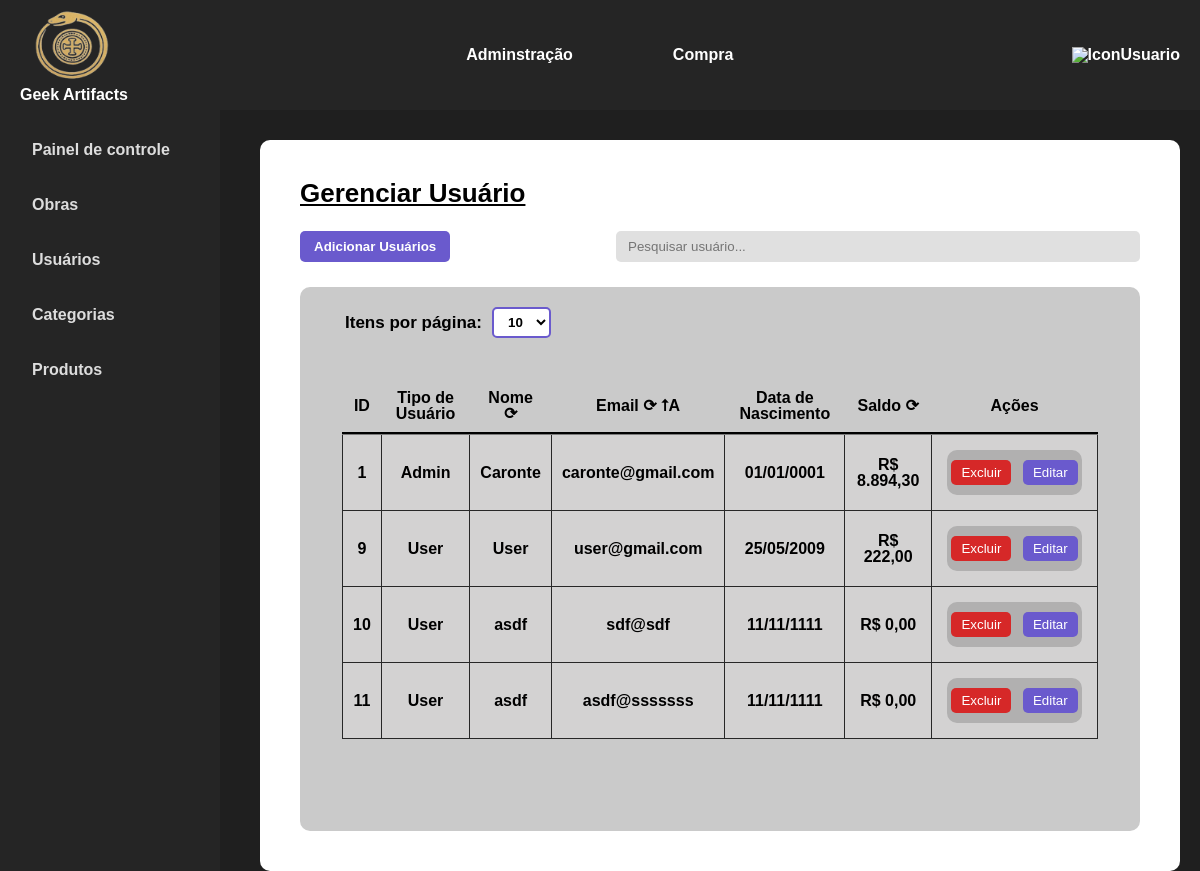
/gerenciar/usuario/listar.php?ordem=email_usuario&direcao=ASC&itens=10 (signed in), run on the app's committed database.
### tables this page shows
CREATE TABLE tbUsuario (

	id_usuario INT AUTO_INCREMENT,
    nome_usuario VARCHAR(50) NOT NULL,
    data_nascimento_usuario DATE NOT NULL,
    email_usuario VARCHAR(200) NOT NULL,
    senha_usuario VARCHAR(100) NOT NULL,
    tipo_usuario VARCHAR(15) NOT NULL DEFAULT 'User',
    imagem_usuario varchar(255) NOT NULL DEFAULT 'icon_user_branco.svg',
    saldo_usuario double not null default 0,
    
    CONSTRAINT pk_tbUsuario PRIMARY KEY (id_usuario),
    constraint un_EmailUsuario_tbUsuario unique (email_usuario),
    constraint ch_TipoUsuario_tbUsuario check (tipo_usuario in ('User', 'Admin'))
);

### src/repositorio/UsuarioRepositorio.php (called while the page is built, shortened)
<?php
require_once __DIR__.'/../modelo/Usuario.php';
class UsuarioRepositorio {
    private PDO $pdo;
    public function __construct($pdo) {
        $this->pdo = $pdo;
    }
    public function makeObject(array $atributos) : Usuario {
        $id = $atributos['id_usuario'] ?? null;
        $dataNascimento = $atributos['data_nascimento_usuario'] ?? null;
        $timezone = new DateTimeZone('UTC');
        $usuario = new Usuario(
            isset($id) ? (int) $id : null,
            $atributos['tipo_usuario'] ?? 'User',
            $atributos['nome_usuario'],
            isset($dataNascimento) ? new DateTime($dataNascimento, $timezone) : new DateTime('0000-00-00', $timezone),
            $atributos['email_usuario'],
            $atributos['senha_usuario'],
            $atributos['saldo_usuario'],
            $atributos['imagem_usuario']
        );
        return $usuario;
    }
    public function listarPaginado(int $limite, int $offset, ?string $ordem = null, ?string $direcao = 'ASC'): array {
        $colunasPermitidas = ['nome_usuario'];
        $sql = 'SELECT tbUsuario.* FROM tbUsuario';
        $sql .= " LIMIT ? OFFSET ?";
        $stmt = $this->pdo->prepare($sql);
        $stmt->bindValue(1, $limite, PDO::PARAM_INT);
        $stmt->bindValue(2, $offset, PDO::PARAM_INT);
        $stmt->execute();
        $resultadoConsulta = $stmt->fetchAll(PDO::FETCH_ASSOC);
        $arrayCategorias = array_map(fn($linhaConsulta) => $this->makeObject($linhaConsulta), $resultadoConsulta);
        return $arrayCategorias;
    }
}

### src/modelo/Usuario.php (called while the page is built, shortened)
<?php
class Usuario
{
    private ?int $id;
    private string $tipo;
    private string $nome;
    private DateTime $dataNascimento;
    private string $email;
    private ?float $saldo;
    public function __construct( ?int $id, ?string $tipo, string $nome, DateTime $dataNascimento, string $email, string $senha, ?float $saldo, ?string $imagem = null) {
        $this->id = $id;
        $this->tipo = $tipo ?? 'User';
        $this->nome = $nome;
        $this->dataNascimento = $dataNascimento;
        $this->email = $email;
        $this->saldo = $saldo;
    }
    public function getId(): ?int
    {
        return $this->id;
    }
    public function getTipo(): ?string
    {
        return $this->tipo;
    }
    public function getNome(): string
    {
        return $this->nome;
    }
    public function getEmail(): string
    {
        return $this->email;
    }
    public function getDataNascimento(): DateTime
    {
        return $this->dataNascimento;
    }
    public function getSaldo(): float
    {
        return $this->saldo;
    }
}

### gerenciar/usuario/listar.php (the view, shortened to what this page needs)
<?php
    require DIR_PROJETOWEB . 'src/repositorio/ObraRepositorio.php';
    require DIR_PROJETOWEB . 'src/repositorio/UsuarioRepositorio.php';
    $usuarioRepositorio = new UsuarioRepositorio($pdo);
    $itens_por_pagina = $_GET['itens'] ?? 10;
    $pagina_atual = $_GET['pagina'] ?? 1;
    $offset = ($pagina_atual - 1) * $itens_por_pagina;
    $ordem = $_GET['ordem'] ?? null;
    $direcao = $_GET['direcao'] ?? 'ASC';
    $usuarios = $usuarioRepositorio->listarPaginado($itens_por_pagina, $offset, $ordem, $direcao);
?>
<!DOCTYPE html>
<html lang="pt-br">
<head>
    <link rel="stylesheet" href="/projeto_web1/css/reset.css">
    <link rel="stylesheet" href="/projeto_web1/css/dashboard.css">
    <link rel="stylesheet" href="/projeto_web1/css/listar.css">
</head>
<body>
    <?php include_once DIR_PROJETOWEB . '/reutilizar/header.php' ?>
    <?php include DIR_PROJETOWEB . '/reutilizar/asidemenu.php'?>
    <div class="container-listar">
        <h1>Gerenciar Usuário</h1>
        <div class="container-topo">
            <a href="form.php"><button class="botao-adicionar">Adicionar Usuários</button></a>
            <div class="barra-pesquisar">
                <input type="text" placeholder="Pesquisar usuário...">
            </div>
        </div>
        <section class="container-tabela">
            <div class="numero-paginacao">
                <form method="GET">
                    <label>Itens por página:</label>
                    <select name="itens" onchange="this.form.submit()">
                        <option value="10" <?= $itens_por_pagina == 10 ? 'selected' : '' ?>>10</option>
                    </select>
                </form>
            </div>
            <table>
                <thead>
                    <tr>
                        <th>ID</th>
                        <th>Tipo de Usuário</th>
                        <th>
                            <div class="nomeColuna">
                                <a href="?ordem=nome_usuario&direcao=<?= $ordem == 'nome_usuario' && $direcao == 'ASC' ? 'DESC' : 'ASC' ?>&usuarios=<?= $itens_por_pagina ?>">
                                Nome ⟳
                                </a>
                            </div>
                        </th>
                        <th>
                            <div class="nomeColuna">
                                <a href="?ordem=email_usuario&direcao=<?= $ordem == 'email_usuario' && $direcao == 'ASC' ? 'DESC' : 'ASC' ?>&itens=<?= $itens_por_pagina ?>">
                                Email ⟳
                                <?php if($ordem == 'email_usuario'): ?>
                                    <?= $direcao == 'ASC' ? '⭡A' : '⭣Z' ?>
                                <?php endif; ?>
                                </a>
                            </div>
                        </th>
                        <th>Data de Nascimento</th>
                        <th>
                            <div class="nomeColuna">
                                <a href="?ordem=email_usuario&direcao=<?= $ordem == 'email_usuario' && $direcao == 'ASC' ? 'DESC' : 'ASC' ?>&itens=<?= $itens_por_pagina ?>">
                                Saldo ⟳
                                </a>
                            </div>
                        </th>
                        <th>Ações</th>
                    </tr>
                </thead>
                <tbody>
                    <?php foreach ($usuarios as $usuario): ?>
                        <tr>
                            <td><?= htmlspecialchars($usuario->getId()) ?></td>
                            <td><?= htmlspecialchars($usuario->getTipo()) ?></td>
                            <td><?= htmlspecialchars($usuario->getNome()) ?></td>
                            <td><?= htmlspecialchars($usuario->getEmail()) ?></td>
                            <td><?= htmlspecialchars($usuario->getDataNascimento()->format('d/m/Y')) ?></td>
                            <td>R$ <?= number_format($usuario->getSaldo(), 2, ',', '.') ?></td>
                            <td>
                                <div class="td-acoes">
                                    <form action="excluir.php" method="post">
                                        <input type="submit" class="botao-excluir" value="Excluir">
                                    </form>
                                    <form action="form.php" method="post">
                                        <input type="submit" class="botao-editar" value="Editar">
                                    </form>
                                </div>
                            </td>
                        </tr>
                    <?php endforeach; ?>
                </tbody>
            </table>
            <div class="container-paginacao">
            </div>
        </section>
    </div>
</body>
</html>

### css/dashboard.css (style rules this page uses)
body { font-family: Arial, sans-serif; background-color: #1f1f1f; margin: 0; padding: 0; color: white; }

### css/listar.css (style rules this page uses)
.container-listar { background-color: #fff; box-sizing: border-box; margin-top: 140px; margin-left: 260px; margin-right: 40px; border-radius: 10px; padding: 40px; font-family: Arial, sans-serif; font-weight: bold; min-height: calc(100vh - 140px); width: calc(100% - 280px); }
.container-listar h1 { color: #000; font-size: 26px; font-weight: bold; margin-bottom: 25px; text-decoration: underline; }
.container-listar .container-topo { display: flex; flex-direction: row; justify-content: space-between; width: 100%; margin: 25px 0; }
.barra-pesquisar input { background-color: #e0e0e0; border: none; outline: none; border-radius: 5px; padding: 8px 12px; width: 500px; }
.botao-adicionar { background-color: #6a5acd; color: white; font-weight: bold; border: none; border-radius: 5px; padding: 8px 14px; cursor: pointer; }
.container-tabela { background-color: #cacaca; border-radius: 10px; color: #000; overflow: hidden; }
.container-tabela table { width: 90%; margin: 5% 0; justify-self: center; }
thead tr { border-bottom: 3px groove #272727; }
thead th { text-align: center; }
tbody td { border: 1px groove #272727; background-color: #d3d2d2; }
th, td { padding: 10px; text-align: center; vertical-align: middle; }
.td-acoes { display: flex; flex-direction: row; gap: 10%; margin: 5px; border-radius: 10px; padding: 10px; background-color: #b1b0b0; justify-content: center; }
.botao-editar { background-color: #6a5acd; color: white; border: none; padding: 5px 10px; border-radius: 5px; cursor: pointer; }
.botao-excluir { background-color: #d62828; color: white; border: none; padding: 5px 10px; border-radius: 5px; cursor: pointer; }
.numero-paginacao { margin-left: 45px; margin-top: 20px; font-size: 17px; }
.numero-paginacao { margin-left: 45px; margin-top: 20px; margin-bottom: 15px; font-size: 17px; }
.numero-paginacao form { display: flex; gap: 10px; align-items: center; }
.numero-paginacao label { font-weight: bold; color: #000; }
.numero-paginacao select { padding: 5px 10px; border: 2px solid #6a5acd; border-radius: 5px; background-color: #fff; cursor: pointer; font-weight: bold; }
.container-paginacao { display: flex; flex-direction: column; justify-content: center; align-items: center; margin-top: 20px; margin-bottom: 20px; padding: 15px; }
.nomeColuna a { text-decoration: none; color: black; }
thead th a { text-decoration: none; color: black; }

### data on the page
tbusuario: id_usuario "1", tipo_usuario "Admin", nome_usuario "Caronte", email_usuario "caronte@gmail.com", format "01/01/0001", saldo_usuario "8.894,30"
tbusuario: id_usuario "9", tipo_usuario "User", nome_usuario "User", email_usuario "user@gmail.com", format "25/05/2009", saldo_usuario "222,00"
tbusuario: id_usuario "10", tipo_usuario "User", nome_usuario "asdf", email_usuario "sdf@sdf", format "11/11/1111", saldo_usuario "0,00"
tbusuario: id_usuario "11", tipo_usuario "User", nome_usuario "asdf", email_usuario "asdf@sssssss", format "11/11/1111", saldo_usuario "0,00"
